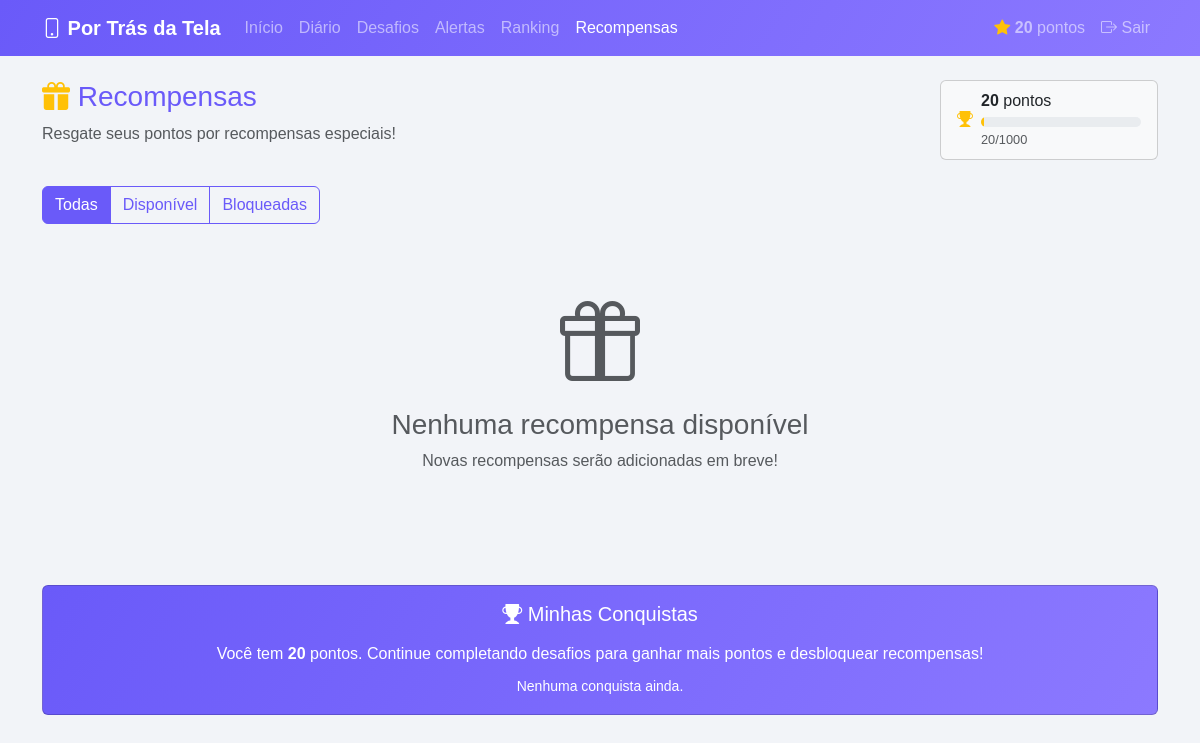
Before: /recompensas/ (signed in) with the older database file.
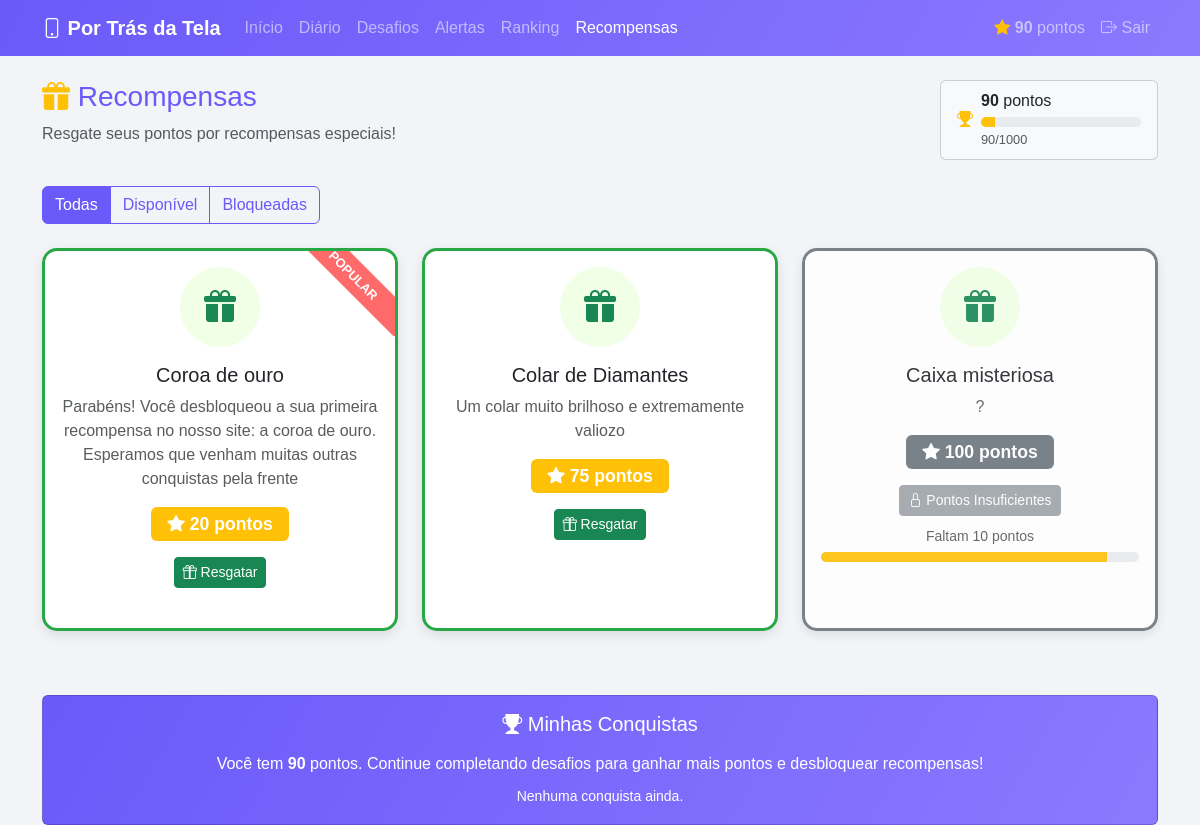
After: the same page with the newer database file.
### app/models.py (models this page shows, shortened)
class Recompensa(models.Model):
    nome = models.CharField(max_length=100, verbose_name="Nome da recompensa")
    descricao = models.TextField(verbose_name="Descrição")
    pontos_necessarios = models.IntegerField(verbose_name="Pontos necessários para desbloquear")
    class Meta:
        verbose_name = "Recompensa"
        verbose_name_plural = "Recompensas"

### app/views.py (the view)
# urls.py: path('recompensas/', views.recompensa, name='recompensa'),
@login_required(login_url="login")
def recompensa(request):
    perfil = get_object_or_404(usuarios, user=request.user)
    recompensas = Recompensa.objects.all().order_by('pontos_necessarios')
    recompensas_com_status = []
    for r in recompensas:
        ja_resgatada = perfil.recompensas_resgatadas.filter(id=r.id).exists()
        disponivel = (perfil.pontos >= r.pontos_necessarios) and not ja_resgatada
        pontos_faltando = max(0, r.pontos_necessarios - perfil.pontos)
        if r.pontos_necessarios > 0:
            progress_percent = min(100, int((perfil.pontos / r.pontos_necessarios) * 100))
        else:
            progress_percent = 100
        recompensas_com_status.append({
            'recompensa': r,
            'disponivel': disponivel,
            'ja_resgatada': ja_resgatada,
            'pontos_faltando': pontos_faltando,
            'progress_percent': progress_percent,
        })
    META = 1000
    geral_percent = min(100, int((perfil.pontos / META) * 100)) if META > 0 else 0
    context = {
        'pontos_usuario': perfil.pontos,
        'recompensas_com_status': recompensas_com_status,
        'recompensas_resgatadas': perfil.recompensas_resgatadas.all(),
        'geral_meta': META,
        'geral_percent': geral_percent,
    }
    return render(request, "recompensa.html", context)

### app/templates/recompensa.html (shortened to what the changed rows need)
<!DOCTYPE html>
<html lang="pt-br">
<head>
    <link href="https://cdn.jsdelivr.net/npm/bootstrap@5.3.0/dist/css/bootstrap.min.css" rel="stylesheet">
    <link rel="stylesheet" href="https://cdn.jsdelivr.net/npm/bootstrap-icons@1.10.0/font/bootstrap-icons.css">
</head>
<body>
    <nav class="navbar navbar-expand-lg navbar-dark" style="background: linear-gradient(120deg, #6a5af9, #8c79ff);">
        <div class="container">
            <div class="collapse navbar-collapse" id="navbarNav">
                <div class="navbar-nav">
                    <span class="nav-link">
                        <i class="bi bi-star-fill text-warning"></i>
                        <strong id="userPoints">{{ pontos_usuario|default:0 }}</strong> pontos
                    </span>
                </div>
            </div>
        </div>
    </nav>
    <div class="container mt-4">
        <div class="row mb-4">
            <div class="col">
                <h1 class="h3" style="color: #6a5af9;">
                    <i class="bi bi-gift-fill text-warning"></i> Recompensas
                </h1>
            </div>
            <div class="col-auto">
                <div class="card bg-light">
                    <div class="card-body py-2">
                        <div class="d-flex align-items-center">
                            <div>
                                <strong id="currentPoints">{{ pontos_usuario|default:0 }}</strong> pontos
                                <div class="progress mt-1" style="width: 160px;">
                                    <div class="progress-bar bg-warning" style="width: {{ geral_percent|default:0 }}%"></div>
                                </div>
                                <small class="text-muted progress-percentage">
                                    {{ pontos_usuario|default:0 }}/{{ geral_meta|default:1000 }}
                                </small>
                            </div>
                        </div>
                    </div>
                </div>
            </div>
        </div>
        <div class="row" id="rewardsGrid">
            {% for item in recompensas_com_status %}
            <div class="col-md-6 col-lg-4 mb-3" data-category="{% if item.disponivel %}available{% else %}locked{% endif %}">
                <div class="card reward-card {% if item.disponivel %}reward-available{% else %}reward-locked{% endif %} h-100 position-relative">
                    {% if forloop.first %}
                    <div class="ribbon">POPULAR</div>
                    {% endif %}
                    <div class="card-body text-center">
                        <div class="reward-icon
                            {% if 'tempo' in item.recompensa.nome.lower %}reward-time
                            {% elif 'jogo' in item.recompensa.nome.lower %}reward-game
                            {% elif 'atividade' in item.recompensa.nome.lower %}reward-activity
                            {% else %}reward-treat{% endif %}">
                            <i class="bi
                                {% if 'tempo' in item.recompensa.nome.lower %}bi-clock-fill
                                {% elif 'jogo' in item.recompensa.nome.lower %}bi-joystick
                                {% elif 'atividade' in item.recompensa.nome.lower %}bi-bicycle
                                {% else %}bi-gift-fill{% endif %}"></i>
                        </div>
                        <h5 class="card-title">{{ item.recompensa.nome }}</h5>
                        <p class="card-text text-muted">{{ item.recompensa.descricao }}</p>
                        <div class="mb-3">
                            <span class="badge {% if item.disponivel %}bg-warning{% else %}bg-secondary{% endif %} points-badge">
                                <i class="bi bi-star-fill"></i> {{ item.recompensa.pontos_necessarios }} pontos
                            </span>
                        </div>
                        {% if item.ja_resgatada %}
                            <button class="btn btn-outline-primary btn-sm" disabled>
                                <i class="bi bi-check2-circle"></i> Resgatada
                            </button>
                        {% elif item.disponivel %}
                            <button class="btn btn-success btn-sm" onclick="redeemReward({{ item.recompensa.id }}, {{ item.recompensa.pontos_necessarios }})">
                                <i class="bi bi-gift"></i> Resgatar
                            </button>
                        {% else %}
                            <button class="btn btn-secondary btn-sm" disabled>
                                <i class="bi bi-lock"></i> Pontos Insuficientes
                            </button>
                            <div class="mt-2">
                                <small class="text-muted">Faltam {{ item.pontos_faltando }} pontos</small>
                                <div class="progress mt-1">
                                    <div class="progress-bar bg-warning" style="width: {{ item.progress_percent|default:0 }}%"></div>
                                </div>
                            </div>
                        {% endif %}
                    </div>
                </div>
            </div>
            {% empty %}
            <div class="col-12 text-center py-5" id="emptyState">
                <i class="bi bi-gift display-1 text-muted"></i>
                <h3 class="text-muted mt-3">Nenhuma recompensa disponível</h3>
                <p class="text-muted">Novas recompensas serão adicionadas em breve!</p>
            </div>
            {% endfor %}
        </div>
        <div class="row mt-5">
            <div class="col-12">
                <div class="card" style="background: linear-gradient(120deg, #6a5af9, #8c79ff); color: white;">
                    <div class="card-body text-center">
                        <p class="mb-2">
                            {% if pontos_usuario|default:0 > 0 %}
                                Você tem <strong id="minhasPontos">{{ pontos_usuario|default:0 }}</strong> pontos.
                                Continue completando desafios para ganhar mais pontos e desbloquear recompensas!
                            {% else %}
                                Complete desafios para ganhar pontos e desbloquear recompensas especiais!
                            {% endif %}
                        </p>
                    </div>
                </div>
            </div>
        </div>
    </div>
</body>
</html>

Changed rows visible on the page:
added Recompensa: shows "POPULAR", recompensa.nome "Coroa de ouro", recompensa.descricao "Parabéns! Você desbloqueou a sua primeira recompensa no nosso site: a coroa de ouro. Esperamos que venham muitas outras conquistas pela frente", recompensa.pontos_necessarios "20"
added Recompensa: recompensa.nome "Colar de Diamantes", recompensa.descricao "Um colar muito brilhoso e extremamente valiozo", recompensa.pontos_necessarios "75"
added Recompensa: recompensa.nome "Caixa misteriosa", recompensa.descricao "?", recompensa.pontos_necessarios "100", pontos_faltando "10", {{ item.progress_percent|default:0 }} 90 (drawn)
Other visible differences:
{{ pontos_usuario|default:0 }}: "20" → "90"
{{ geral_percent|default:0 }}: 2 → 9 (drawn)
text no longer shown: "Nenhuma recompensa disponível Novas recompensas serão adicionadas em breve!"
